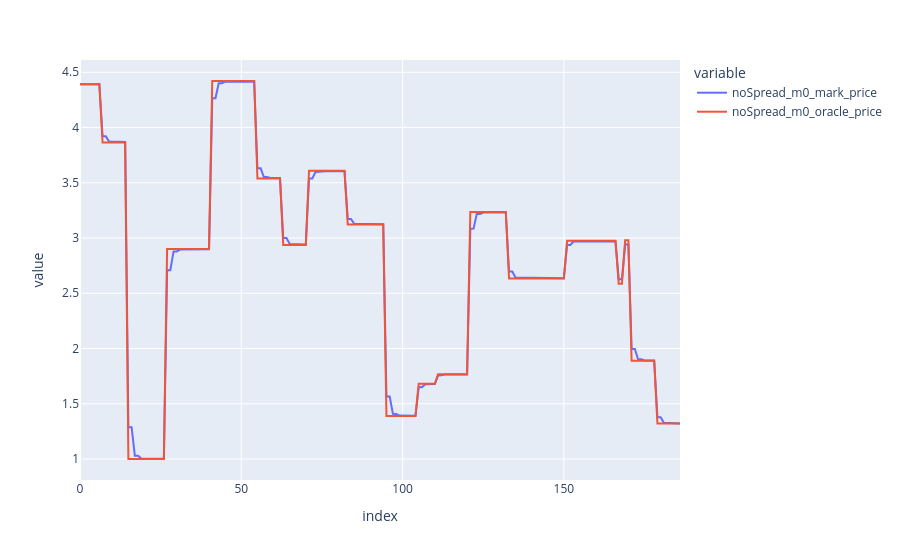

The notebook cell this image was saved under:
### Code cell
no_spread_result_df[[
    'noSpread_m0_mark_price',
    'noSpread_m0_oracle_price',
]].plot()

### Figure 1 — Plotly figure (JSON) as saved in the notebook; plotly's stock layout.template omitted (floating-point values rounded to 4 significant figures; data arrays with more than 128 entries replaced by an {"elided": "..."} marker saying what was removed)
{"data": [{"hovertemplate": "variable=noSpread_m0_mark_price<br>index=%{x}<br>value=%{y}<extra></extra>", "legendgroup": "noSpread_m0_mark_price", "line": {"color": "#636efa", "dash": "solid"}, "marker": {"symbol": "circle"}, "mode": "lines", "name": "noSpread_m0_mark_price", "orientation": "v", "showlegend": true, "type": "scatter", "x": {"elided": "187 int values"}, "xaxis": "x", "y": {"elided": "187 float values"}, "yaxis": "y"}, {"hovertemplate": "variable=noSpread_m0_oracle_price<br>index=%{x}<br>value=%{y}<extra></extra>", "legendgroup": "noSpread_m0_oracle_price", "line": {"color": "#EF553B", "dash": "solid"}, "marker": {"symbol": "circle"}, "mode": "lines", "name": "noSpread_m0_oracle_price", "orientation": "v", "showlegend": true, "type": "scatter", "x": {"elided": "187 int values"}, "xaxis": "x", "y": {"elided": "187 float values"}, "yaxis": "y"}], "layout": {"legend": {"title": {"text": "variable"}, "tracegroupgap": 0}, "margin": {"t": 60}, "xaxis": {"anchor": "y", "domain": [0, 1], "title": {"text": "index"}}, "yaxis": {"anchor": "x", "domain": [0, 1], "title": {"text": "value"}}}}
